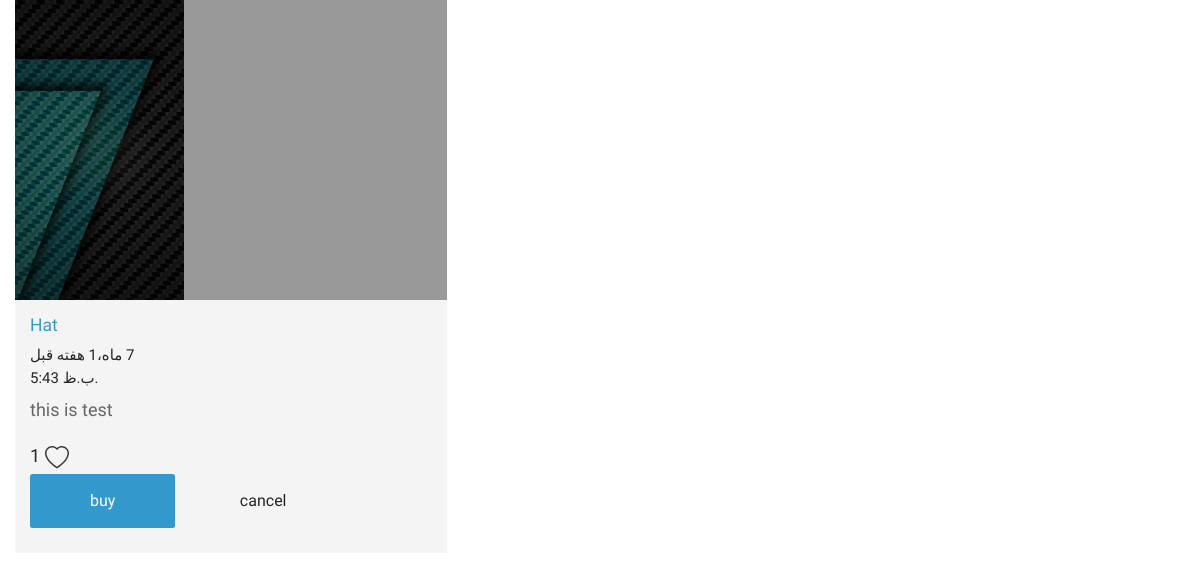
The page /product/hat-pqs2 on the database its author committed.
### products/models.py (models this page shows, shortened)
class Product(models.Model):
    title = models.CharField(max_length=120)
    slug = models.SlugField(blank=True, unique=True)
    description = models.TextField()
    price = models.DecimalField(max_digits=20, decimal_places=2, default=10.36)
    image = models.ImageField(upload_to=upload_image_path, null=True, blank=True)
    featured = models.BooleanField(default=False)
    active = models.BooleanField(default=False)
    timestamp = models.DateTimeField(auto_now_add=True)
    likes = models.ManyToManyField(
        User, related_name='like', default=None, blank=True)
    like_count = models.BigIntegerField(default='0')
    objects = ProductManager()

### products/views.py (the view)
# urls.py: path('<slug>', ProdutDetailSlugView.as_view(), name="detail"),
class ProdutDetailSlugView(DetailView):
    queryset = Product.objects.all()
    template_name = "products/product_detail.html"
    def get_object(self, *args, **kwargs):
        request = self.request
        slug = self.kwargs.get('slug')
        try:
            product = Product.objects.get(slug=slug, active=True)
        except Product.DoesNotExist:
            raise Http404("product doesnt Exists")
        except Product.MultipleObjectsReturned:
            qs = Product.objects.filter(slug=slug, active=True)
            product = qs.first()
        except:
            raise Http404("not found ...")
        return product

### products/models.py (called while the page is built)
    def get_queryset(self):
        return ProductQuerySet(self.model, using=self._db)

### products/templates/products/product_detail.html (shortened to what this page needs)
{% extends 'base.html' %}
{% load static %}
{% url 'register' as register_url %}
{% block content %}
<div class="col-lg-4 col-md-6 col-sm-12 tm-catalog-item">
    <div class="position-relative tm-thumbnail-container">
        <img style="height: 300px ; width: auto" src="{{ object.image.url }}" alt="{{ object.title }}">
        <a href="{% url 'products:detail' slug=product.slug %}" class="position-absolute tm-img-overlay">
                                </a>
    </div>
        <div class="p-4 tm-bg-gray tm-catalog-item-description">
          <h3 class="tm-text-primary mb-3 tm-catalog-item-title">{{ object.title | title}}</h3>
             <h4 style="direction: rtl">{{ object.timestamp | timesince }} قبل</h4>
             <h4>{{ object.timestamp | time }} </h4>
           <p class="tm-catalog-item-text">{{ object.description | linebreaksbr }}</p>
          <p style="text-align: center">
          <div class="d-flex">
        {% if request.user.is_authenticated %}
        <div class="pr-2">
          <span class="" id="like_count">{{product.like_count}}</span>
          <button class="btn btn-link text-dark p-0 border-0 btn-outline-light" id="like-button" value="{{product.id}}">
            <svg xmlns="http://www.w3.org/2000/svg" width="16" height="16" fill="currentColor" class="bi bi-heart-fill" viewBox="0 0 16 16">
  <path fill-rule="evenodd" d="M8 1.314C12.438-3.248 23.534 4.735 8 15-7.534 4.736 3.562-3.248 8 1.314z"/>
</svg>
          </button>
        </div>
        {% else %}
        <div class="pr-2">
          <span class="" id="like_count">{{product.like_count}}</span>
          <a href="{{ register_url }}" class="btn btn-link text-dark p-0 border-0 btn-outline-light"
            value="{{product.id}}">
          </a>
        </div>
        {% endif %}
        </div>
              <a href="#" class="btn btn-primary" role="button">buy</a>
              <a href="#" class="btn btn-default" role="button">cancel</a>
          </p>
        </div>
    </div>
{% endblock %}
{% block header_styles %}
    <link rel="stylesheet" href="{% static 'css/main.css' %}"/>
{% endblock %}

### rows shown on the page
Product: image (picture), title "Hat", timestamp "7 ماه،1 هفته", timestamp "5:43 ب.ظ.", description "this is test", like_count "1"
